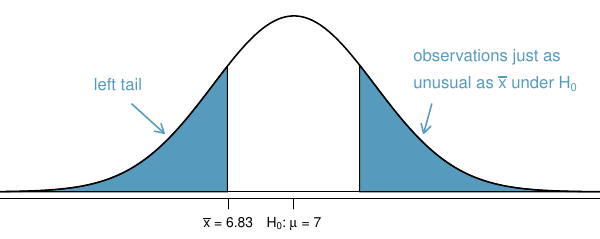

This figure's R source:
library(openintro)
data(COL)

pdf('2ndSchSleepHTExample.pdf', 6, 2.4)

#===> plot <===#
par(las=1, mar=c(2,0,0.5,0), mgp=c(3,0.65,0))
X <- seq(-7,5,0.01)
Y <- dnorm(X)
plot(X, Y, type='n', axes=FALSE, xlim=c(-3.35,3.5), lwd=1.5)

axis(1, at=c(-.81), label=expression(bar(x)*' = 6.83'), cex.axis=0.87)
par(mgp=c(3, 0.77, 0))
axis(1, at=c(-15, 0, 5), label=expression(0, H[0]*': '*mu*' = 7', 0), cex.axis=0.87)
these <- which(X <= -0.81)
polygon(c(X[these[1]], X[these],X[rev(these)[1]]), c(0,Y[these],0), col=COL[1])
these <- which(X >= 0.81)
polygon(c(X[these[1]], X[these],X[rev(these)[1]]), c(0,Y[these],0), col=COL[1])
yMax <- max(Y)

#text(0, yMax*.4, '0.993', cex=1.2)

arrows(-2, yMax/2, -1.6, yMax/3, length=0.1, col=COL[1], lwd=1.5)
text(-1.75, yMax*.6, 'left tail', pos=2, cex=1, col=COL[1])

arrows(1.7, yMax/2, 1.6, yMax/3, length=0.1, col=COL[1], lwd=1.5)
text(1.35, yMax*.75, expression('observations just as'), pos=4, cex=1, col=COL[1])
text(1.35, yMax*.6, expression('unusual as '*bar(x)*' under '*H[0]), pos=4, cex=1, col=COL[1])

#arrows(1.3,0.28, 0.43, 0.28, length=0.07)
#text(-.88, 0.13, '  40%\n(0.40)', cex=0.8)

lines(X, Y, lwd=1.5)
abline(h=0)


dev.off()
